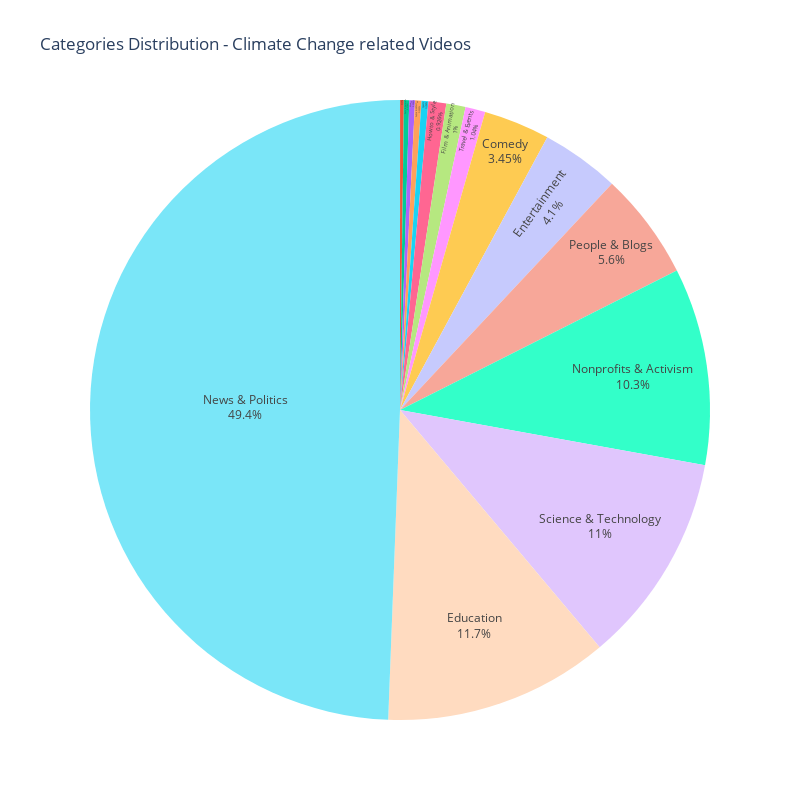
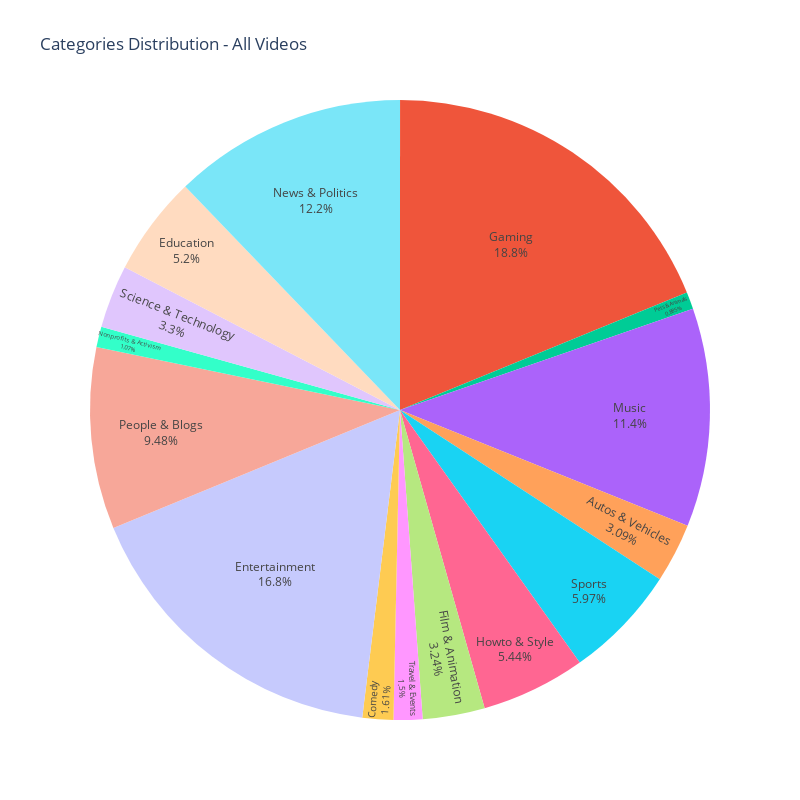

These figures' notebook cell, in order:
### Code cell
climate_videos_df['categories'] = climate_videos_df['categories'].replace('', 'not specified')

#Counting the number of videos in each category
category_counts_climate = climate_videos_df['categories'].value_counts()
category_counts_all = nb_videos_by_cat = pd.read_json(nb_videos_by_cat_path, lines=True)
category_counts_all['categories'] = category_counts_all['categories'].replace('', 'not specified')
category_counts_all = category_counts_all.set_index('categories').squeeze()
categories = category_counts_climate.index

fig = px.pie(category_counts_climate.reset_index(),
             values='count',
             names='categories',
             title='Categories Distribution - Climate Change related Videos',
             width=800,
             height=800,
             category_orders={"categories":categories.to_list()[::-1]})#making sure the order is the same as the one in the other pie chart
fig.update_layout(showlegend=False)
fig.update_traces( textinfo='percent+label', textposition='inside')

fig.show()

fig = px.pie(category_counts_all.reset_index(),
             values='count',
             names='categories',
             title='Categories Distribution - All Videos',
             width=800,
             height=800,
             category_orders={"categories":categories.to_list()[::-1]})
fig.update_traces(textinfo='percent+label', textposition='inside')
fig.update_layout(showlegend=False)
fig.show()

### Figure 1 — Plotly figure (JSON) as saved in the notebook; plotly's stock layout.template omitted (floating-point values rounded to 4 significant figures)
{"data": [{"direction": "clockwise", "domain": {"x": [0, 1], "y": [0, 1]}, "hovertemplate": "categories=%{label}<br>count=%{value}<extra></extra>", "labels": ["not specified", "Gaming", "Pets & Animals", "Music", "Autos & Vehicles", "Sports", "Howto & Style", "Film & Animation", "Travel & Events", "Comedy", "Entertainment", "People & Blogs", "Nonprofits & Activism", "Science & Technology", "Education", "News & Politics"], "legendgroup": "", "name": "", "showlegend": true, "sort": false, "textinfo": "percent+label", "textposition": "inside", "type": "pie", "values": [2, 138, 194, 207, 233, 250, 647, 701, 726, 2411, 2863, 3911, 7184, 7692, 8208, 34520]}], "layout": {"height": 800, "legend": {"tracegroupgap": 0}, "showlegend": false, "title": {"text": "Categories Distribution - Climate Change related Videos"}, "width": 800}}

### Figure 2 — Plotly figure (JSON) as saved in the notebook; plotly's stock layout.template omitted (floating-point values rounded to 4 significant figures)
{"data": [{"direction": "clockwise", "domain": {"x": [0, 1], "y": [0, 1]}, "hovertemplate": "categories=%{label}<br>count=%{value}<extra></extra>", "labels": ["not specified", "Gaming", "Pets & Animals", "Music", "Autos & Vehicles", "Sports", "Howto & Style", "Film & Animation", "Travel & Events", "Comedy", "Entertainment", "People & Blogs", "Nonprofits & Activism", "Science & Technology", "Education", "News & Politics", "Movies", "Shows"], "legendgroup": "", "name": "", "showlegend": true, "sort": false, "textinfo": "percent+label", "textposition": "inside", "type": "pie", "values": [1522, 13720303, 645508, 8305003, 2256967, 4354412, 3968127, 2359736, 1096565, 1172503, 12276397, 6910666, 777449, 2403004, 3795564, 8881022, 5, 41]}], "layout": {"height": 800, "legend": {"tracegroupgap": 0}, "showlegend": false, "title": {"text": "Categories Distribution - All Videos"}, "width": 800}}
